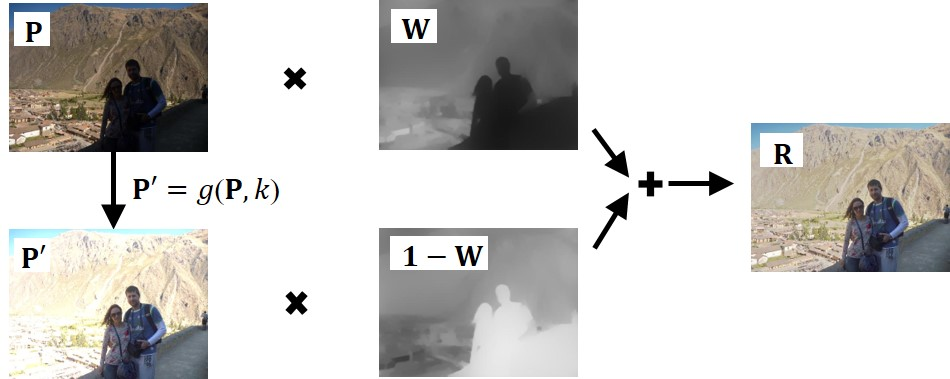
%> input picture images/caip2017_framework.jpg, 950 x 379 px
$ octave --eval "result = Ying_2017_ICCV(imread('../images/caip2017_framework.jpg'));"   (GNU Octave 9; MATLAB toolbox functions it lacks are replaced by stand-ins)
%> lines starting %> are read from the running program, lines starting %| are printed output that depends on the picture
function J = Ying_2017_ICCV(I, model)

% [10 lines of commented-out code are left out]

if ~isfloat(I), I = im2double(I); end

%% Param Settings
alpha = 1;
eps = 0.001;
range = 5;
ratioMax = 7;

%% Camear Model
% we use beta-gamma model as default
if ~exist('model', 'var'), model = 'beta-gamma'; end

switch lower(model)
    case 'preferred'
        param = {4.3536    1.2854    0.1447};
        [a, b, c] = deal(param{:});
        g = @(I,k)(I.*(k.^(a.*c)) )./ (( (I).^(1./c) .*(k.^a - 1)   + 1).^c);

    case 'beta-gamma'
    	param = {-0.3293    1.1258};
    	[a, b] = deal(param{:});
        f = @(x)exp((1-x.^a).*b);
        g = @(I,k)I.^(k.^a).*f(k);

    case 'affine'
         param = {-0.1797    1.2076    0.3988};
         [alpha, beta, gamma] = deal(param{:});
         g = @(I,k)I.*(k.^gamma) + alpha.*(1-k.^gamma);

    case 'beta'
         c = 0.4800;
         g = @(I,k)I.*( k.^c );

    otherwise
        error('unkown model: %s', model);
end

%% Exposure Ratio Map

% Initial Exposure Ratio Map
t0 = max(I, [], 3);
[M,N] = size(t0);
%> M = 379; N = 950

% Exposure Ratio Map Refinement
t0 = imresize(t0,0.5);
%> t0: size 190x475 double
dt0_v = [diff(t0,1,1);t0(1,:)-t0(end,:)];
dt0_h = [diff(t0,1,2)';t0(:,1)'-t0(:,end)']';
gauker_h = filter2(ones(1,range),dt0_h);
gauker_v = filter2(ones(range,1),dt0_v);
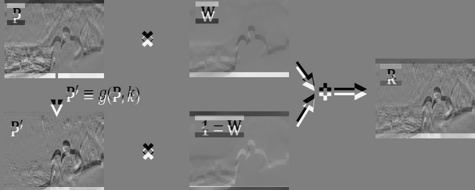
%> gauker_v: size 190x475 double; min -1.08, max 1.08, mean 0.000785; drawn with min black and max white
W_h = 1./(abs(gauker_h).*abs(dt0_h)+eps);
W_v = 1./(abs(gauker_v).*abs(dt0_v)+eps);
T = solveLinearEquation(t0,W_h,W_v,alpha./2);
T = imresize(T,[M,N]);

T = repmat(T, [1 1 3]);
kRatio = min(1./T,ratioMax);

%% Enhancement
J = g(I, kRatio);
J = max(0, min(1, J));

end

function OUT = solveLinearEquation( IN, wx, wy, lambda )
%> called with lambda = 0.5
[ r, c, ch ] = size( IN );
%> r = 190; c = 475; ch = 1
k = r * c;
%> k = 90250
dx =  -lambda * wx( : );
dy =  -lambda * wy( : );
tempx = [wx(:,end),wx(:,1:end-1)];
tempy = [wy(end,:);wy(1:end-1,:)];
dxa = -lambda *tempx(:);
dya = -lambda *tempy(:);
tempx = [wx(:,end),zeros(r,c-1)];
tempy = [wy(end,:);zeros(r-1,c)];
dxd1 = -lambda * tempx(:);
dyd1 = -lambda * tempy(:);
wx(:,end) = 0;
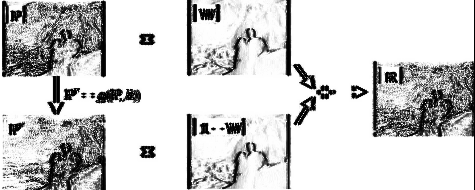
%> wx: size 190x475 double; min 0, max 1000, mean 815.7; drawn with min black and max white
wy(end,:) = 0;
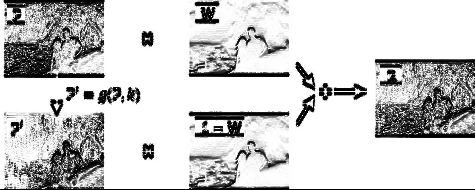
%> wy: size 190x475 double; min 0, max 1000, mean 805.6; drawn with min black and max white
dxd2 = -lambda * wx(:);
dyd2 = -lambda * wy(:);

Ax = spdiags( [dxd1,dxd2], [-k+r,-r], k, k );
Ay = spdiags( [dyd1,dyd2], [-r+1,-1], k, k );

D = 1 - ( dx + dy + dxa + dya);
A = (Ax+Ay) + (Ax+Ay)' + spdiags( D, 0, k, k );

if exist( 'ichol', 'builtin' )
    L = ichol( A, struct( 'michol', 'on' ) );
    OUT = IN;
    for ii = 1:ch
        tin = IN( :, :, ii );
        [ tout, flag ] = pcg( A, tin( : ), 0.1, 50, L, L' );
        OUT( :, :, ii ) = reshape( tout, r, c );
    end
else
    OUT = IN;
    for ii = 1:ch
        tin = IN( :, :, ii );
        tout = A\tin( : );
        OUT( :, :, ii ) = reshape( tout, r, c );
    end
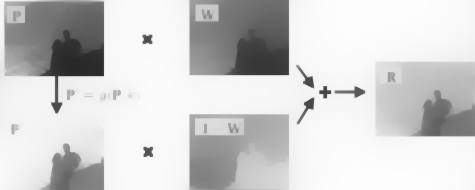
%> OUT: size 190x475 double; min 0.16, max 0.995, mean 0.82
end
end
%> in Ying_2017_ICCV, `kRatio = min(1./T,ratioMax);`:
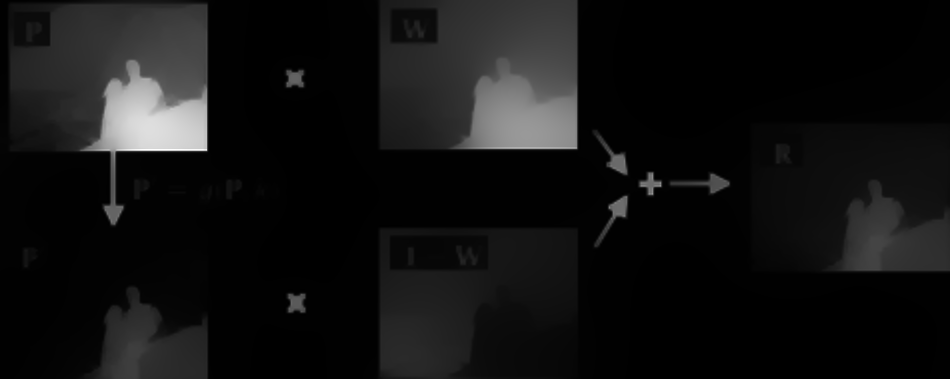
%> kRatio: size 379x950x3 double; min 0.996, max 7, mean 1.43; drawn with min black and max white
%> in Ying_2017_ICCV, `J = g(I, kRatio);`:
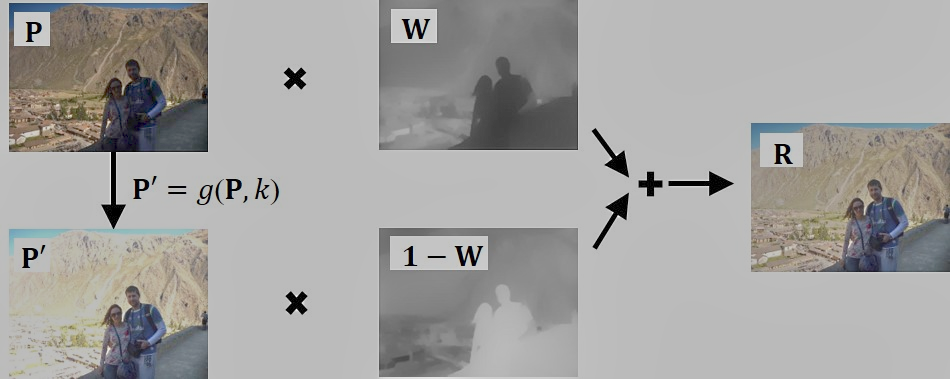
%> J: size 379x950x3 double; mean R, G, B 0.884, 0.878, 0.868; drawn with min black and max white
%> in Ying_2017_ICCV, `J = max(0, min(1, J));`:
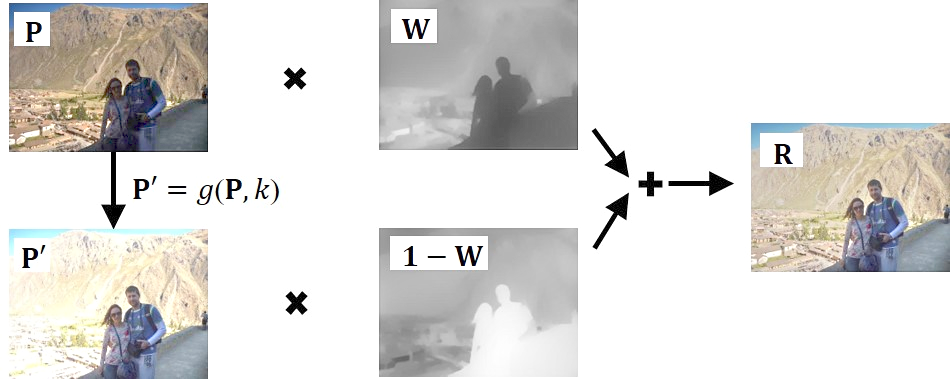
%> J: size 379x950x3 double; mean R, G, B 0.876, 0.87, 0.861
